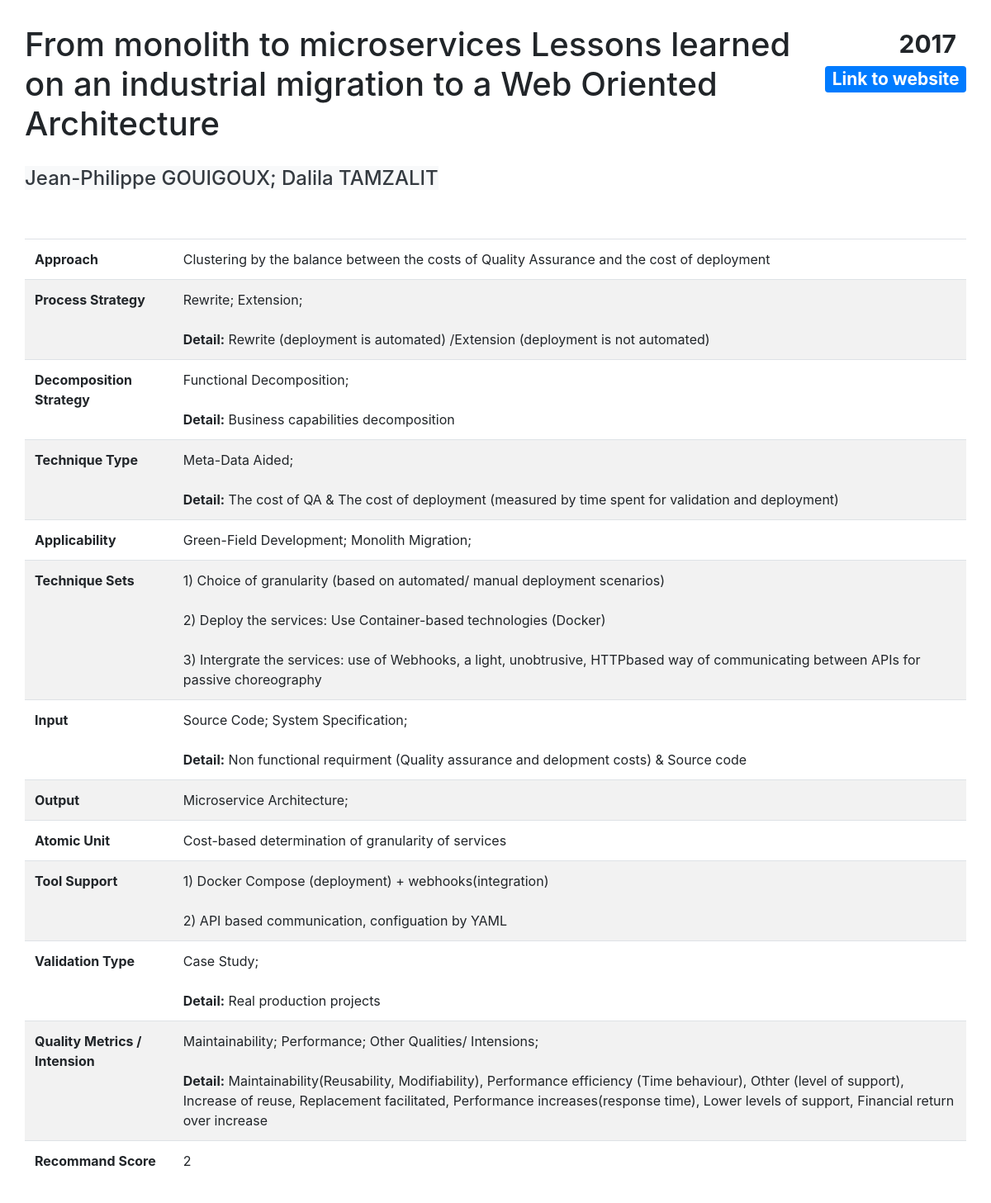
/result.php?id=1, run on the app's committed database.
### tables this page shows
CREATE TABLE `contribution` (
  `id` int(11) NOT NULL,
  `Title` varchar(150) NOT NULL DEFAULT 'Title',
  `Year` year(4) NOT NULL DEFAULT 2000,
  `Authors` tinytext NOT NULL,
  `Link` varchar(250) NOT NULL DEFAULT 'Empty Link',
  `Approach` text NOT NULL,
  `Process_Rewrite` tinyint(4) NOT NULL DEFAULT 0 COMMENT 'Process Strategy',
  `Process_Extension` tinyint(4) NOT NULL DEFAULT 0 COMMENT 'Process Strategy',
  `Process_StranglerPattern` tinyint(4) NOT NULL DEFAULT 0 COMMENT 'Process Strategy',
  `Process_ContinuousEvolution` tinyint(4) NOT NULL DEFAULT 0 COMMENT 'Process Strategy',
  `Process_Split` tinyint(4) NOT NULL DEFAULT 0 COMMENT 'Process Strategy',
  `Process_Others` tinyint(4) NOT NULL DEFAULT 0 COMMENT 'Process Strategy',
  `ProcessDetail` mediumtext DEFAULT NULL,
  `Decomposition_DDD` tinyint(4) NOT NULL DEFAULT 0 COMMENT 'Decomposition Strategy',
  `Decomposition_FunctionalDecomposition` tinyint(4) NOT NULL DEFAULT 0 COMMENT 'Decomposition Strategy',
  `Decomposition_ExistingStructure` tinyint(4) NOT NULL DEFAULT 0 COMMENT 'Decomposition Strategy',
  `Decomposition_Others` tinyint(4) NOT NULL DEFAULT 0 COMMENT 'Decomposition Strategy',
  `DecompositionDetail` tinytext DEFAULT NULL,
  `TechniqueSet` mediumtext NOT NULL,
  `Technique_SCA` tinyint(4) NOT NULL DEFAULT 0 COMMENT 'Technique Type',
  `Technique_MDA` tinyint(4) NOT NULL DEFAULT 0 COMMENT 'Technique Type',
  `Technique_WDA` tinyint(4) NOT NULL DEFAULT 0 COMMENT 'Technique Type',
  `Technique_DMC` tinyint(4) NOT NULL DEFAULT 0 COMMENT 'Technique Type',
  `Technique_Others` tinyint(4) NOT NULL DEFAULT 0 COMMENT 'Technique Type',
  `TechniqueTypeDetail` mediumtext DEFAULT NULL,
  `Applicability_GR` tinyint(1) NOT NULL DEFAULT 0 COMMENT 'Applicability',
  `Applicability_MO` tinyint(1) NOT NULL DEFAULT 0 COMMENT 'Applicability',
  `AtomicUnit` tinytext DEFAULT NULL,
  `Input_SourceCode` tinyint(4) NOT NULL DEFAULT 0 COMMENT 'Input Choice',
  `Input_UseCase` tinyint(4) NOT NULL DEFAULT 0 COMMENT 'Input Choice',
  `Input_SystemSpecification` tinyint(4) NOT NULL DEFAULT 0 COMMENT 'Input Choice',
  `Input_API` tinyint(4) NOT NULL DEFAULT 0 COMMENT 'Input Choice',
  `Input_Others` tinyint(4) NOT NULL DEFAULT 0 COMMENT 'Input Choice',
  `InputDetail` tinytext DEFAULT NULL,
  `Output_List` tinyint(4) NOT NULL DEFAULT 0 COMMENT 'Output Choice',
  `Output_Archi` tinyint(4) NOT NULL DEFAULT 0 COMMENT 'Output Choice',
  `Output_Others` tinyint(4) NOT NULL DEFAULT 0 COMMENT 'Output Choice',
  `OutputDetail` tinytext DEFAULT NULL,
  `Tool` mediumtext DEFAULT NULL,
  `Validation_Experiment` tinyint(4) NOT NULL DEFAULT 0 COMMENT 'Validation Type',
  `Validation_Example` tinyint(4) NOT NULL DEFAULT 0 COMMENT 'Validation Type',
  `Validation_CaseStudy` tinyint(4) NOT NULL DEFAULT 0 COMMENT 'Validation Type',
  `Validation_NoValidation` tinyint(4) NOT NULL DEFAULT 0 COMMENT 'Validation Type',
  `ValidationTypeDetail` mediumtext DEFAULT NULL,
  `ValidationMetrics` mediumtext DEFAULT NULL,
  `Quality_Maintainability` tinyint(4) NOT NULL DEFAULT 0 COMMENT 'Quality',
  `Quality_Security` tinyint(4) NOT NULL DEFAULT 0 COMMENT 'Quality',
  `Quality_Performance` tinyint(4) NOT NULL DEFAULT 0 COMMENT 'Quality',
  `Quality_Reliability` tinyint(4) NOT NULL DEFAULT 0 COMMENT 'Quality',
  `Quality_Scalability` tinyint(4) DEFAULT 0 COMMENT 'Quality',
  `Quality_Others` tinyint(4) NOT NULL DEFAULT 0 COMMENT 'Quality',
  `QualityDetail` mediumtext DEFAULT NULL,
  `Score` float NOT NULL DEFAULT 1
);

### result.php (the view, shortened to what this page needs)
<!DOCTYPE html>
<html lang="en">
<head>
    <link rel="stylesheet" href="https://maxcdn.bootstrapcdn.com/bootstrap/4.5.0/css/bootstrap.min.css">
    <link rel="stylesheet" type="text/css" href="css/style.css">
</head>
<?php
include('functions.php');
$servername = "localhost";
$username = "user";
$password = "";
$dbname = "migration";
$conn = new mysqli($servername, $username, $password, $dbname);
$sql = "SELECT * FROM contribution WHERE id=" . $_GET['id'];
$result = $conn->query($sql);
if ($result->num_rows > 0) {
    $row = $result->fetch_assoc();
} else {
    echo "<h1>Error: fail to find detailed page from database</h1>";
}
?>
<body>
    <div class="container-fluid" style="padding:30px">
        <div class="row">
            <div class="col-md-10">
                <div class="page-header">
                    <h1 id="Title" name="Title">
                        <?php
                        echo nl2br($row["Title"]); ?>
                    </h1>
                </div>
            </div>
            <div class="col-md-2">
                <div class="row">
                    <div class="col-md-12">
                        <h1>
                            <span class="badge badge-default float-right" id="Year" name="Year">
                                <?php
                                echo $row["Year"]; ?>
                            </span>
                        </h1>
                    </div>
                </div>
                <div class="row" style="margin-top:5px">
                    <div class="col-md-12">
                        <h3><a href="<?php
                                        echo $row["Link"]; ?>" class="badge badge-primary float-right" id="Link" name="Link" target="_blank">Link to website</a></h3>
                    </div>
                </div>
            </div>
        </div>
        <div class="row" style="margin-top:20px">
            <div class="col-md-12">
                <h4><span class="bg-light text-dark" id="Author" name="Author">
                        <?php
                        echo $row["Authors"]; ?></span></h4>
            </div>
        </div>
        <div class="row" style="margin-top:50px">
            <div class="col-md-12">
                <table class="table">
                    <tbody>
                        <tr class="table">
                            <td>
                                <b>Approach</b>
                            </td>
                            <td id="DetailApproach" name="DetailApproach">
                                <?php
                                echo $row["Approach"]; ?>
                            </td>
                        </tr>
                        <tr class="table">
                            <td>
                                <b>Process Strategy</b>
                            </td>
                            <td id="DetailProcessStrategy" name="DetailProcessStrategy">
                                <?php
                                showProcess($row);
                                ?>
                            </td>
                        </tr>
                        <trclass="table">
                            <td>
                                <b>Decomposition Strategy</b>
                            </td>
                            <td id="DetailDecompositionStrategy" name="DetailDecompositionStrategy">
                                <?php
                                showDecomposition($row);
                                ?>
                            </td>
                            <tr class="table">
                                <td>
                                    <b>Technique Type</b>
                                </td>
                                <td id="DetailTechniqueType" name="DetailTechniqueType">
                                    <?php
                                    showTechniqueType($row);
                                    ?>
                                </td>
                            </tr>
                            <tr class="table">
                                <td>
                                    <b>Applicability</b>
                                </td>
                                <td id="DetailApplicability" name="DetailApplicability">
                                </td>
                            </tr>
                            <tr class="table">
                                <td>
                                    <b>Technique Sets</b>
                                </td>
                                <td id="DetailTechniqueSets" name="DetailTechniqueSets">
                                    <?php
                                    echo nl2br($row["TechniqueSet"]); ?>
                                </td>
                            </tr>
                            <tr class="table">
                                <td>
                                    <b> Input</b>
                                </td>
                                <td id="DetailInput" name="DetailInput">
                                    <?php
                                    showInput($row);
                                    ?>
                                </td>
                            </tr>
                            <tr class="table">
                                <td>
                                    <b>Output</b>
                                </td>
                                <td id="DetailOutput" name="DetailOutput">
                                </td>
                            </tr>
                            <tr class="table">
                                <td>
                                    <b>Atomic Unit</b>
                                </td>
                                <td id="DetailAtomic" name="DetailAtomic">
                                    <?php
                                    echo nl2br($row["AtomicUnit"]); ?>
                                </td>
                            </tr>
                            <tr class="table">
                                <td>
                                    <b>Tool Support</b>
                                </td>
                                <td id="DetailToolSupport" name="DetailToolSupport">
                                    <?php
                                    echo nl2br($row["Tool"]); ?>
                                </td>
                            </tr>
                            <tr class="table">
                                <td>
                                    <b>Validation Type</b>
                                </td>
                                <td id="DetailValidationType" name="DetailValidationType">
                                    <?php
                                    showValidation($row); ?>
                                </td>
                            </tr>
                            <tr class="table">
                                <td>
                                    <b>Quality Metrics / Intension</b>
                                </td>
                                <td id="DetailQuality" name="DetailQuality">
                                    <?php
                                    showQuality($row); ?>
                                </td>
                            </tr>
                            <tr class="table">
                                <td>
                                    <b>Recommand Score</b>
                                </td>
                                <td id="Score" name="Score">
                                    <?php
                                    echo $row["Score"]; ?>
                                </td>
                            </tr>
                    </tbody>
                </table>
            </div>
        </div>
    </div>
</body>
</html>

### functions.php (shortened to what this page needs)
<?php
function showProcess($row)
{
    $data = "";
    if ($row["Process_Rewrite"] != 0) {
        $data = $data . "Rewrite; ";
    }
    if ($row["Process_Extension"] != 0) {
        $data = $data . "Extension; ";
    }
    if ($row["ProcessDetail"] != null && strcmp($row["ProcessDetail"], "") != 0) {
        $data = $data . "<br><br><b>Detail:</b> " . $row["ProcessDetail"];
    }
    echo nl2br($data);
}
function showDecomposition($row)
{
    $data = "";
    if ($row["Decomposition_FunctionalDecomposition"] != 0) {
        $data = $data . "Functional Decomposition; ";
    }
    if ($row["DecompositionDetail"] != null && strcmp($row["DecompositionDetail"], "") != 0) {
        $data = $data . "<br><br><b>Detail:</b> " . $row["DecompositionDetail"];
    }
    echo nl2br($data);
}
function showTechniqueType($row)
{
    $data = "";
    if ($row["Technique_MDA"] != 0) {
        $data = $data . "Meta-Data Aided; ";
    }
    if ($row["TechniqueTypeDetail"] != null && strcmp($row["TechniqueTypeDetail"], "") != 0) {
        $data = $data . "<br><br><b>Detail:</b> " . $row["TechniqueTypeDetail"];
    }
    echo nl2br($data);
}
function showApplicability($row)
{
    $data = "";
    if ($row["Applicability_GR"] != 0) {
        $data = $data . "Green-Field Development; ";
    }
    if ($row["Applicability_MO"] != 0) {
        $data = $data . "Monolith Migration; ";
    }
    echo nl2br($data);
}
function showInput($row)
{
    $data = "";
    if ($row["Input_SourceCode"] != 0) {
        $data = $data . "Source Code; ";
    }
    if ($row["Input_SystemSpecification"] != 0) {
        $data = $data . "System Specification; ";
    }
    if ($row["InputDetail"] != null && strcmp($row["InputDetail"], "") != 0) {
        $data = $data . "<br><br><b>Detail:</b> " . $row["InputDetail"];
    }
    echo nl2br($data);
}
function showOutput($row)
{
    $data = "";
    if ($row["Output_Archi"] != 0) {
        $data = $data . "Microservice Architecture; ";
    }
    echo nl2br($data);
}
function showValidation($row)
{
    $data = "";
    if ($row["Validation_CaseStudy"] != 0) {
        $data = $data . "Case Study; ";
    }
    if ($row["ValidationTypeDetail"] != null && strcmp($row["ValidationTypeDetail"], "") != 0) {
        $data = $data . "<br><br><b>Detail:</b> " . $row["ValidationTypeDetail"];
    }
    echo nl2br($data);
}
function showQuality($row)
{
    $data = "";
    if ($row["Quality_Maintainability"] != 0) {
        $data = $data . "Maintainability; ";
    }
    if ($row["Quality_Performance"] != 0) {
        $data = $data . "Performance; ";
    }
    if ($row["Quality_Others"] != 0) {
        $data = $data . "Other Qualities/ Intensions; ";
    }
    if ($row["QualityDetail"] != null && strcmp($row["QualityDetail"], "") != 0) {
        $data = $data . "<br><br><b>Detail:</b> " . $row["QualityDetail"];
    }
    echo nl2br($data);
}

### css/style.css (style rules this page uses)
tr:nth-child(even) { background-color: #f2f2f2 }

### data on the page
contribution: Title "From monolith to microservices Lessons learned on an industrial migration to a Web Oriented Architecture", Year "2017", Authors "Jean-Philippe GOUIGOUX; Dalila TAMZALIT", Approach "Clustering by the balance between the costs of Quality Assurance and the cost of deployment", ProcessDetail "Rewrite (deployment is automated) /Extension (deployment is not automated)", DecompositionDetail "Business capabilities decomposition", TechniqueTypeDetail "The cost of QA & The cost of deployment (measured by time spent for validation and deployment)", TechniqueSet "1) Choice of granularity (based on automated/ manual deployment scenarios) 2) Deploy the services: Use Container-based technologies (Docker) 3) Intergrate the services: use of Webhooks, a light, unobtrusive, HTTPbased way of communicating between APIs for passive choreography", InputDetail "Non functional requirment (Quality assurance and delopment costs) & Source code", AtomicUnit "Cost-based determination of granularity of services", Tool "1) Docker Compose (deployment) + webhooks(integration) 2) API based communication, configuation by YAML", ValidationTypeDetail "Real production projects", QualityDetail "Maintainability(Reusability, Modifiability), Performance efficiency (Time behaviour), Othter (level of support), Increase of reuse, Replacement facilitated, Performance increases(response time), Lower levels of support, Financial return over increase", Score "2"

### other printed values
$data "Rewrite; Extension;"
$data "Functional Decomposition;"
$data "Meta-Data Aided;"
$data "Green-Field Development; Monolith Migration;"
$data "Source Code; System Specification;"
$data "Microservice Architecture;"
$data "Case Study;"
$data "Maintainability; Performance; Other Qualities/ Intensions;"
